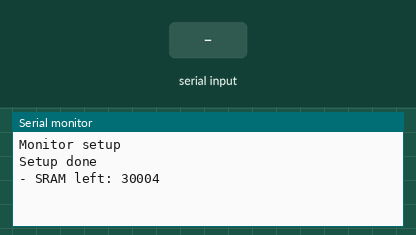
Recording of a sketch running on a simulated Arduino Uno, built with avr-gcc and run on an emulated ATmega328P. Parts: the last lines printed to the serial monitor. The inputs (shaded band) are chosen by the test bench.

Above: at 1.2 s.
1.3 s: "1" received over the second serial link
At 2.4 s:
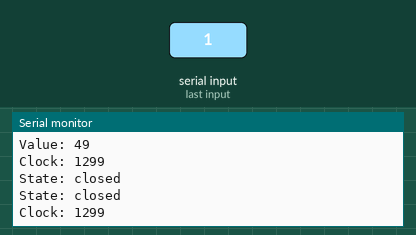
2.8 s: "0" received over the second serial link
At 3.6 s:
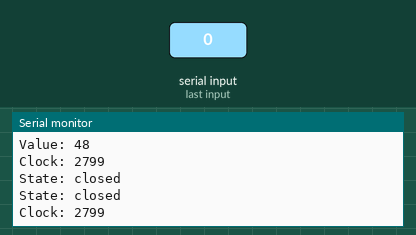
4.3 s: "2" received over the second serial link
At 4.7 s:
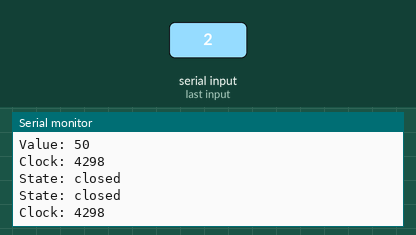
Timing chart, 0 to 7.3 s (numbered marks = the images above; inputs shaded):
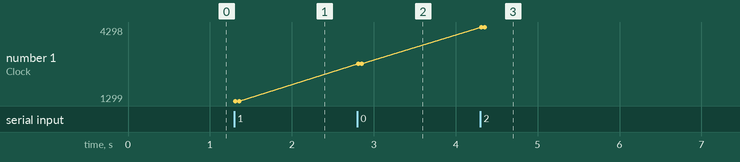

Measured:
- after the input at 1.3 s, the serial monitor: prints a new line at once (image 1)
- after the input at 2.8 s, the serial monitor: prints a new line at once (image 2)
- after the input at 4.3 s, the serial monitor: prints a new line at once (image 3)
- plotted number 1: 1299 → 2799 after the input at 2.8 s, 2799 → 4298 after the input at 4.3 s

The sketch:

Response-Chain2_Between.ino
```cpp
#include <Statemachine.hpp>
#include <SoftwareSerial.h>

Statemachine s;
SoftwareSerial link(10, 9);//Rx = 10

void setup() {
  Serial.begin(9600);
  Serial.println("Monitor setup");

  State* closed = s.addState("closed");
  s.setCurrentState("closed");

  State* open = s.addState("open");

  Invariant* i;

  //Invariant* i = new Invariant(3000, 3);
  //open->setInvariant(i); //not really necessary here, forces progress towards error state

  Transition* t = s.addTransition(closed, open);
  t->setAction(true); //resets clock
  t->setSynchronisation(s.reached[0]); //Q, R, S1, S2, S3, ...

  State* s1 = s.addState("s1");
  State* s2 = s.addState("s2");
  State* done = s.addState("done");
  State* err = s.addState("ERROR");

  t = s.addTransition(open, s1);
  t->setSynchronisation(s.reached[2]);
  t->setAction(true);

  t = s.addTransition(open, err);
  i = new Invariant(5000, 0);
  t->addTimedGuard(i, &s.clock);

  t = s.addTransition(s1, err);
  t->setSynchronisation(s.reached[1]);

  t = s.addTransition(s1, err);
  i = new Invariant(5000, 0);
  t->addTimedGuard(i, &s.clock);

  t = s.addTransition(s1, s2);
  t->setSynchronisation(s.reached[3]);
  //t->setAction(true);

  t = s.addTransition(s2, err);
  t->setSynchronisation(s.reached[1]);

  t = s.addTransition(s2, err);
  i = new Invariant(5000, 1);

  t->addTimedGuard(i, &s.clock);

  t = s.addTransition(s2, done);
  t->setSynchronisation(s.reached[4]);

  t = s.addTransition(done, closed);
  t->setSynchronisation(s.reached[1]);

  Serial.println("Setup done");
  link.begin(9600);
  link.listen();
  display_freeram();

}

void loop() {
  s.updateClock();

  if(link.available()){
    byte value = link.read();
    print(value);
  }
}

void print(byte value){
  Serial.print("Value: ");
  Serial.println(value);
  Serial.print("Clock: ");
  Serial.println(s.clock);
  Serial.print("State: ");
  Serial.println(s.getCurrentState()->toString());
  s.setReached(value);
  Serial.print("State: ");
  Serial.println(s.getCurrentState()->toString());

  Serial.print("Clock: ");
  Serial.println(s.clock);
}

void display_freeram() {
  Serial.print(F("- SRAM left: "));
  Serial.println(freeRam());
}

int freeRam() {
  extern int __heap_start,*__brkval;
  int v;
  return (int)&v - (__brkval == 0
    ? (int)&__heap_start : (int) __brkval);
}
```
